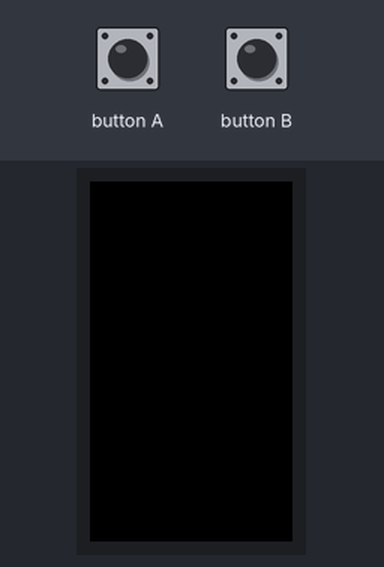
The sketch below on a simulated ESP32. On the bench: 135×240 colour display. Inputs (shaded band) come from the test bench. What the sketch prints to the serial monitor is not drawn.

Above: at 1.3 s.
1.4 s: button A pressed for 0.15 s
At 2.0 s:
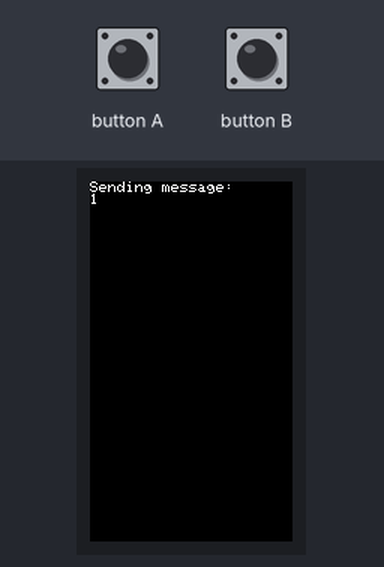
3.0 s: button B pressed for 0.15 s
4.6 s: button B pressed for 1 s
Timing chart, 0 to 7.6 s (numbered marks = the images above; inputs shaded):
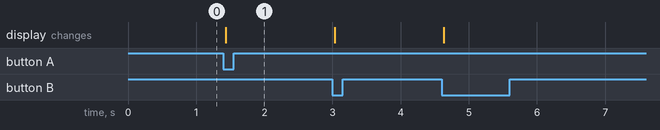

Measured:
- after the input at 1.4 s, the display: changes at once (image 1)

The sketch:

ESPSendCount.ino
```cpp
//==============================================
// File:    M5StickCPlus_SendESPNOW
//
// Author:  J. Hathway
//
// Description:
//     - Send incoming ESP NOW messages on
//       button press
//===============================================

#include <M5StickCPlus.h>
#include "M5Stick_ESPNOW.h"

// Message to send
// ***MUST be same data type as receiver
int counter = 0;

void setup()
{
    // initialise M5Stick
    M5.begin();

    // initialise ESPNOW send
    espInitSend();

    // MAC addresses to send to
    uint8_t macAddress[] = {0x4C, 0x75, 0x25, 0x9F, 0x64, 0xF0};
    uint8_t macAddress2[] = {0x4C, 0x75, 0x25, 0x9F, 0x09, 0x28};

    // pair with MAC addresses
    sendTo(macAddress);
    sendTo(macAddress2);
}

void loop()
{
    //================================================
    // HOME BUTTON
    // Counts up
    if (digitalRead(M5_BUTTON_HOME) == LOW)
    {
        // increment counter, print
        counter++;

        // clear screen
        M5.Lcd.setCursor(0, 0);
        M5.Lcd.fillScreen(BLACK);

        // send message
        // ***MUST specify data type
        M5.Lcd.println("Sending message:\n" + String(counter));
        espSend<int>(counter);

        // wait until button lifted
        while (digitalRead(M5_BUTTON_HOME) == LOW)
        {
        }
    }

    //================================================
    // RESET BUTTON (right side of screen)
    // Counts down
    if (digitalRead(M5_BUTTON_RST) == LOW)
    {
        // increment counter, print
        counter--;

        // clear screen
        M5.Lcd.setCursor(0, 0);
        M5.Lcd.fillScreen(BLACK);

        // send message
        // ***MUST specify data type
        M5.Lcd.println("Sending message:\n" + String(counter));
        espSend<int>(counter);

        // wait until button lifted
        while (digitalRead(M5_BUTTON_RST) == LOW)
        {
        }
    }
}
```

M5Stick_ESPNOW.h
```cpp
//==============================================
// File:    M5Stick_ESPNOW.h
//
// Author:  J. Hathway 2023
//
// Dependencies:
//     - M5StickCPlus Library (M5Stack).
//
// Description:
//     - Functions for sending/receiving ESPNOW
//       messages on M5StickCPlus
//===============================================

#ifndef M5STICKC_PLUS
#define M5STICKC_PLUS
#define PRINT(x) M5.Lcd.print(x); Serial.print(x);
#define PRINT_LN(x) M5.Lcd.println(x); Serial.println(x);
#endif

#include <WiFi.h>
#include <esp_now.h>

//==============================================
// PAIR DEVICES
esp_now_peer_info_t _peerInfo;
int _peerCount = 0;

void sendTo(uint8_t *_address)
{
    _peerCount++;

    // register peer
    memcpy(_peerInfo.peer_addr, _address, 6);
    if (esp_now_add_peer(&_peerInfo) != ESP_OK)
    {
        PRINT_LN("Failed to add peer " + String(_peerCount))
        return;
    }
}

//==============================================
// INITIALISE ESPNOW SEND
void espInitSend()
{
    // set device as a Wi-Fi Station
    WiFi.mode(WIFI_STA);

    // init ESPNOW
    if (esp_now_init() != ESP_OK)
    {
        PRINT_LN("Error initializing ESP-NOW")
        return;
    }

    // function called when message is sent
    esp_now_register_send_cb(
        [](const uint8_t *_mac_addr, esp_now_send_status_t _status)
        {
            if (_status != ESP_NOW_SEND_SUCCESS)
                PRINT_LN("Failed to deliver");
        });

    // register peer
    _peerInfo.channel = 0;
    _peerInfo.encrypt = false;
}

//==============================================
// INITIALISE ESPNOW RECEIVE
void espInitRcv()
{
    // Set device as a Wi-Fi Station
    WiFi.mode(WIFI_STA);

    // init ESPNOW
    if (esp_now_init() != ESP_OK)
    {
        PRINT_LN("Error initializing ESP-NOW");
        return;
    }
}

//==============================================
// ESP NOW SEND
template <typename T>
void espSend(T _message)
{
    // send message via ESPNOW
    esp_err_t result = esp_now_send(0, (uint8_t *)&_message, sizeof(_message));

    if (result != ESP_OK)
        PRINT_LN("Error sending the data");
}

//==============================================
// ESPNOW RECEIVE
void *_ptr = nullptr;

template <typename T>
void espReceive(T &_message)
{
    _ptr = &_message;

    // function called when receive is registered
    esp_now_register_recv_cb(
        [](const uint8_t *_mac, const uint8_t *_incomingData, int _len)
        {
            memcpy(_ptr, _incomingData, sizeof(*(T *)_ptr));
        });
}
```
